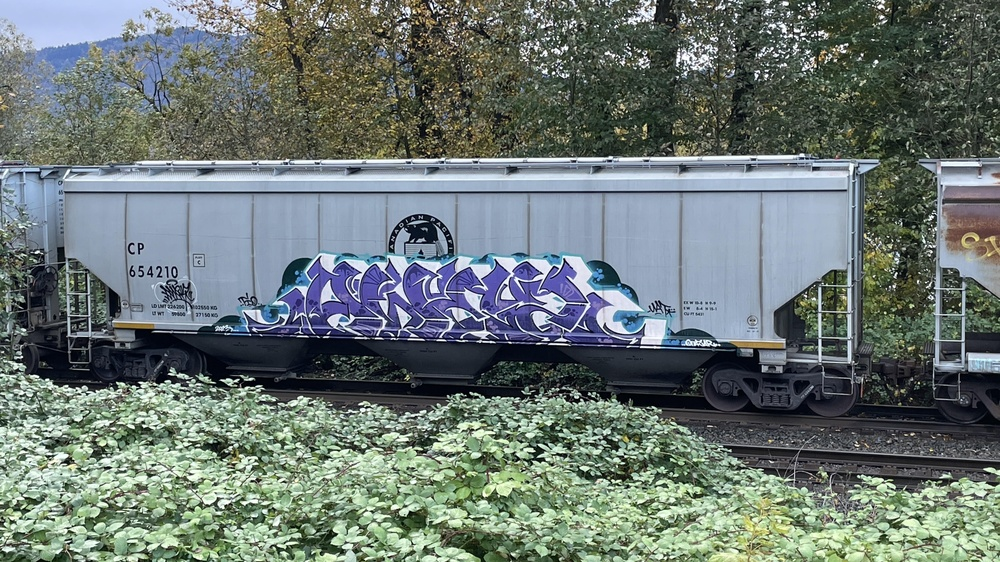
#> input picture src/images/oct-25-car1.jpg, 1000 x 562 px, shrunk from 4032 x 2268 before the run
$ python -i perspective.py   (imports and definitions only)
#> lines starting #> are read from the running program, lines starting #| are printed output that depends on the picture
#> further down, picture is the input picture: shape (562, 1000, 3); mean B, G, R 115.6, 119.1, 107.5
#!/usr/bin/env python3
"""Perspective (keystone) correction for train-car images.

Two modes:
  detect  <image>        -> auto-detect the projective distortion and emit the
                            four corners of a corrected quadrilateral + the
                            homography as JSON.
  apply   <image> <out> <json> -> warp <image> using a homography (or 4 corners)
                            to <out>.

Detection approach:
  1. Find long straight edges (Canny + Hough).
  2. Split lines into near-horizontal and near-vertical clusters.
  3. Estimate each cluster's vanishing point via least squares.
  4. Build a homography that maps those vanishing points to infinity, then
     rotate so the dominant axis is level — i.e. "square up" the box.
  5. Emit the source quadrilateral corners (for a draggable UI) and the
     corresponding destination rectangle.

This is a best-effort detector; the UI always lets the user tweak the corners
and re-apply, and the result is saved as a clone (never overwrites).
"""
import sys
import json
import numpy as np
import cv2


def detect_lines(img):
    gray = cv2.cvtColor(img, cv2.COLOR_BGR2GRAY)
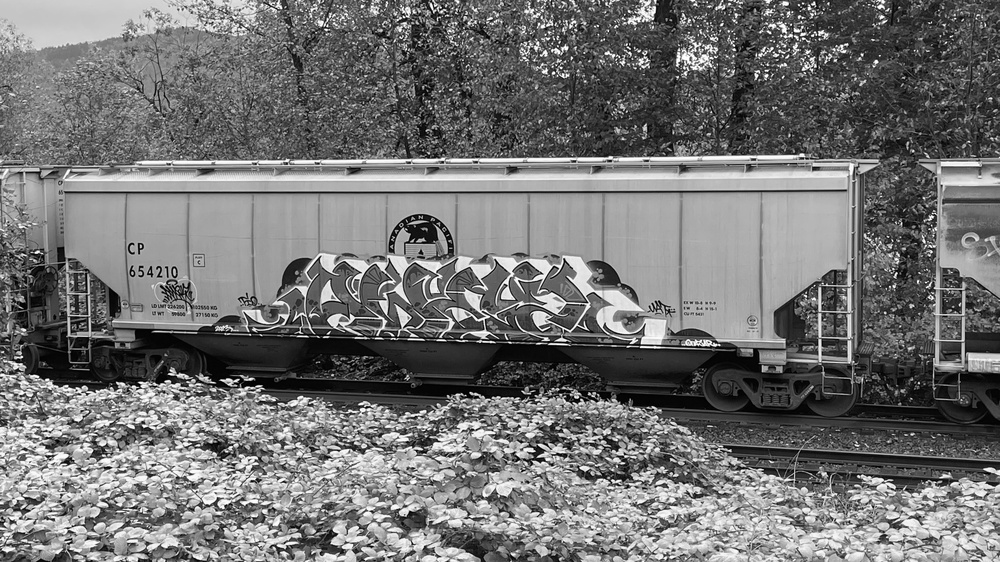
#> gray: shape (562, 1000); min 0, max 255, mean 115.2
    gray = cv2.GaussianBlur(gray, (5, 5), 0)
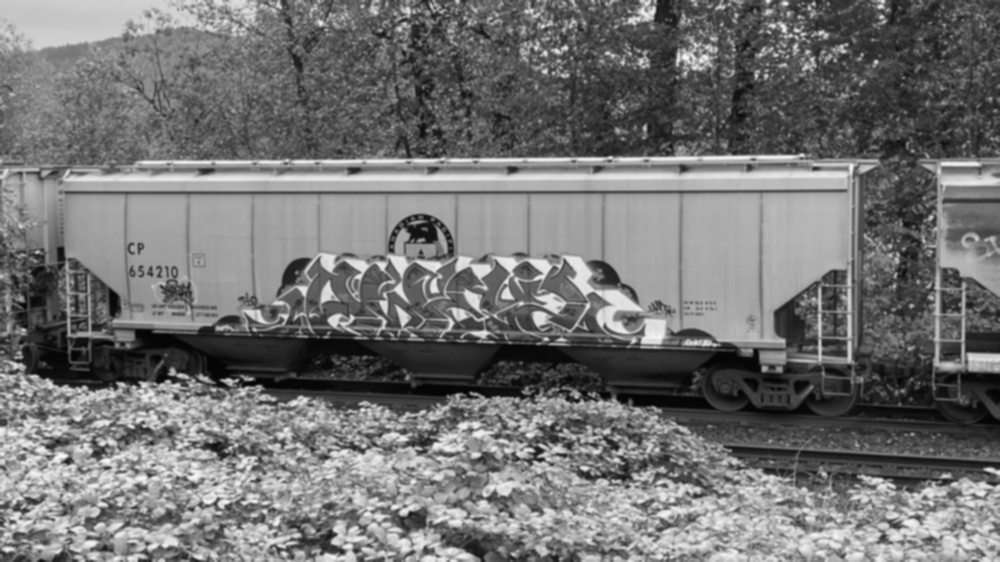
#> gray: shape (562, 1000); min 4, max 249, mean 115.2
    edges = cv2.Canny(gray, 50, 150)
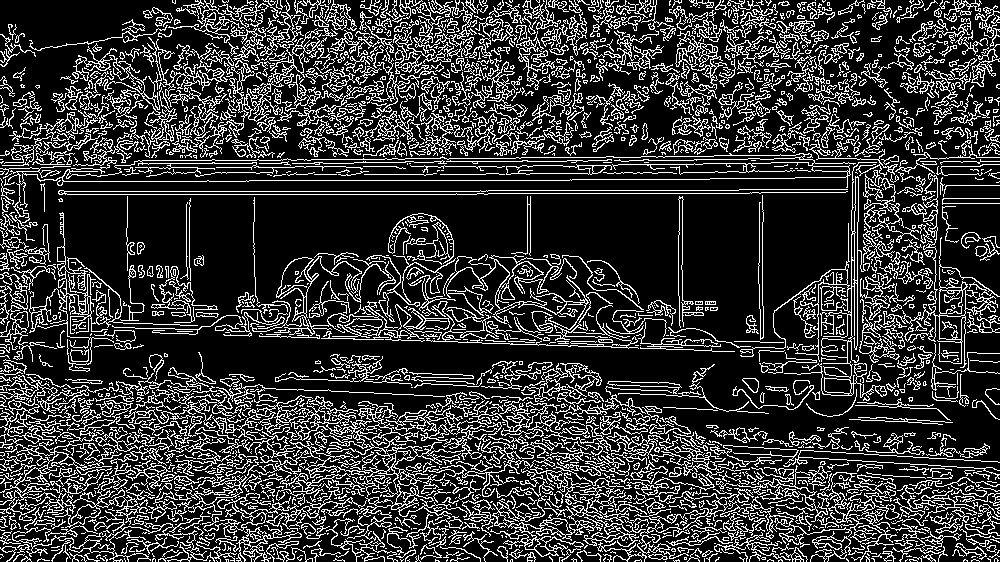
#> edges: shape (562, 1000); 21.5% white in thin lines or dots
    lines = cv2.HoughLinesP(edges, 1, np.pi / 360, threshold=80,
                            minLineLength=img.shape[1] * 0.25, maxLineGap=30)
#> lines = 378 rows, first 6: [0, 162, 928, 154], [5, 401, 997, 461], [354, 162, 661, 160], [2, 194, 487, 194], [5, 408, 994, 468], [485, 166, 999, 161]
    if lines is None:
        return []
    out = []
    for l in lines:
        x1, y1, x2, y2 = int(l[0]), int(l[1]), int(l[2]), int(l[3])
        dx, dy = x2 - x1, y2 - y1
        length = np.hypot(dx, dy)
        if length < img.shape[1] * 0.2:
            continue
        out.append((x1, y1, x2, y2, length))
#> this loop made 1 pass
#> after the loop, out = []
    return out


def line_angle(x1, y1, x2, y2):
    return np.arctan2(y2 - y1, x2 - x1)


# [121 lines left out: functions vanishing_point, detect, apply_warp, main, not called in this run]


# [2 lines not run here, left out]

>>> import cv2
>>> picture = cv2.imread('../../src/images/oct-25-car1.jpg')
#> (the run stopped early here; a loop or call above may not have finished)
